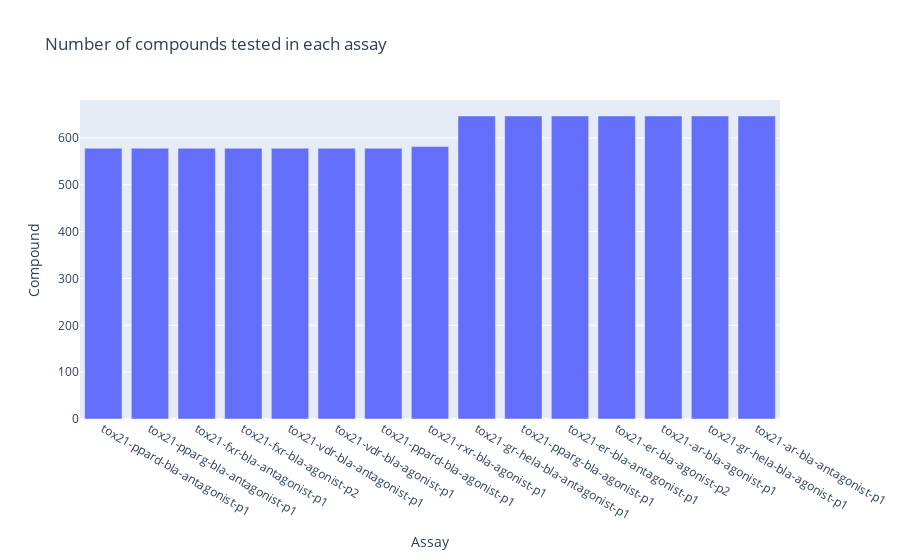

Here is the notebook cell this chart was saved with:
### Code cell
fig = px.bar(assay_compound_df, x='Assay', y='Compound', title='Number of compounds tested in each assay')
fig.show()

### Figure 1 — Plotly figure (JSON) as saved in the notebook; plotly's stock layout.template omitted (floating-point values rounded to 4 significant figures)
{"data": [{"alignmentgroup": "True", "hovertemplate": "Assay=%{x}<br>Compound=%{y}<extra></extra>", "legendgroup": "", "marker": {"color": "#636efa", "pattern": {"shape": ""}}, "name": "", "offsetgroup": "", "orientation": "v", "showlegend": false, "textposition": "auto", "type": "bar", "x": ["tox21-ppard-bla-antagonist-p1", "tox21-pparg-bla-antagonist-p1", "tox21-fxr-bla-antagonist-p1", "tox21-fxr-bla-agonist-p2", "tox21-vdr-bla-antagonist-p1", "tox21-vdr-bla-agonist-p1", "tox21-ppard-bla-agonist-p1", "tox21-rxr-bla-agonist-p1", "tox21-gr-hela-bla-antagonist-p1", "tox21-pparg-bla-agonist-p1", "tox21-er-bla-antagonist-p1", "tox21-er-bla-agonist-p2", "tox21-ar-bla-agonist-p1", "tox21-gr-hela-bla-agonist-p1", "tox21-ar-bla-antagonist-p1"], "xaxis": "x", "y": [578, 578, 578, 578, 578, 578, 578, 582, 647, 647, 647, 647, 647, 647, 647], "yaxis": "y"}], "layout": {"barmode": "relative", "legend": {"tracegroupgap": 0}, "title": {"text": "Number of compounds tested in each assay"}, "xaxis": {"anchor": "y", "domain": [0, 1], "title": {"text": "Assay"}}, "yaxis": {"anchor": "x", "domain": [0, 1], "title": {"text": "Compound"}}}}
